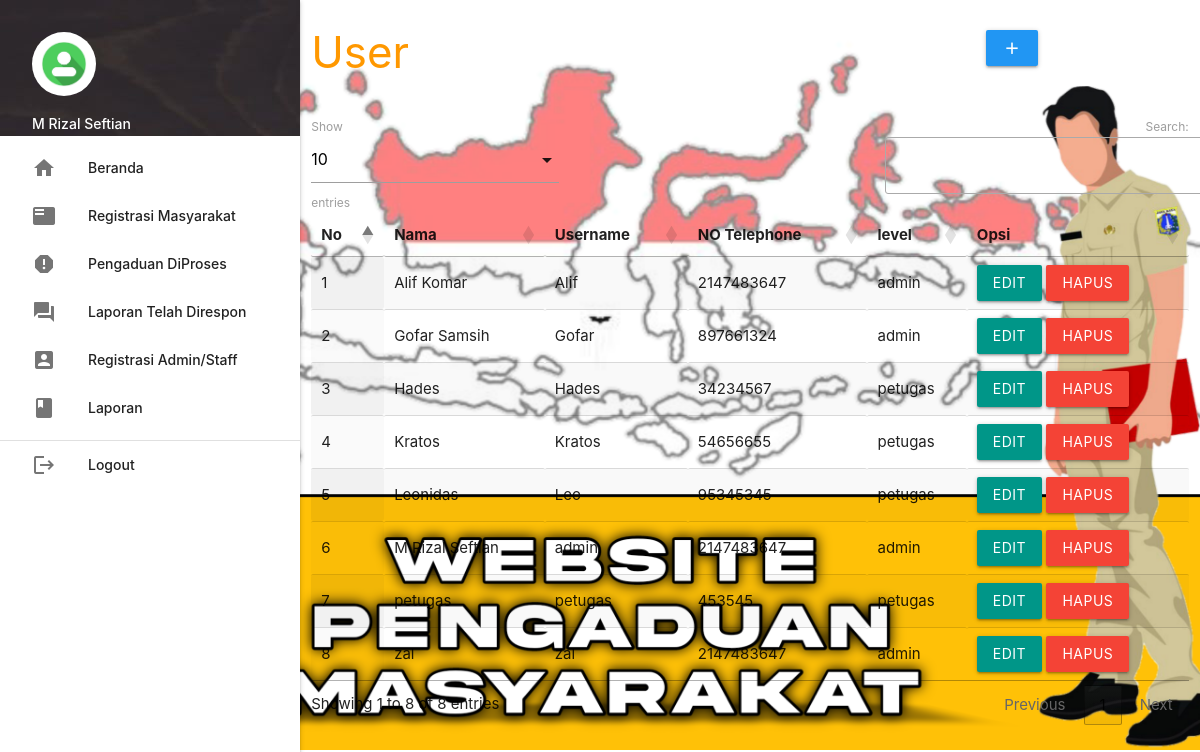
Page /admin/index.php?p=user (signed in) on the committed database.
### tables this page shows
CREATE TABLE `petugas` (
  `id_petugas` int(5) NOT NULL,
  `nama_petugas` varchar(40) NOT NULL,
  `username` varchar(30) NOT NULL,
  `password` varchar(255) NOT NULL,
  `telp_petugas` int(13) NOT NULL,
  `level` enum('admin','petugas') NOT NULL
);

### admin/user.php (the view, shortened to what this page needs)
       <div class="row">
         <div class="col s12 m9">
           <h3 class="orange-text">User</h3>
         </div>
         <div class="col s12 m3">
           <div class="section"></div>
           <a class="waves-effect waves-light btn modal-trigger blue" href="#modal1"><i class="material-icons">add</i></a>
         </div>
       </div>
       <table id="example" class="display responsive-table" style="width:100%">
         <thead>
             <tr>
			<th>No</th>
			<th>Nama</th>
			<th>Username</th>
			<th>NO Telephone</th>
			<th>level</th>
			<th>Opsi</th>
             </tr>
         </thead>
         <tbody>
<?php
	$no=1;
	$tampil = mysqli_query($koneksi,"SELECT * FROM petugas ORDER BY nama_petugas ASC");
	while ($r=mysqli_fetch_assoc($tampil)) { ?>
	<tr>
		<td><?php echo $no++; ?></td>
		<td><?php echo $r['nama_petugas']; ?></td>
		<td><?php echo $r['username']; ?></td>
		<td><?php echo $r['telp_petugas']; ?></td>
		<td><?php echo $r['level']; ?></td>
		<td><a class="btn teal modal-trigger" href="#user_edit<?php echo $r['id_petugas'] ?>">Edit</a> <a class="red btn" onclick="return confirm('Anda Yakin Ingin Menghapus Y/N')" href="index.php?p=user_hapus&id_petugas=<?php echo $r['id_petugas'] ?>">Hapus</a></td>
	</tr>
           <?php  }
            ?>
         </tbody>
       </table>

### rows in the picture
petugas: nama_petugas "Alif Komar", username "Alif", telp_petugas "2147483647", level "admin"
petugas: nama_petugas "Gofar Samsih", username "Gofar", telp_petugas "897661324", level "admin"
petugas: nama_petugas "Hades", username "Hades", telp_petugas "34234567", level "petugas"
petugas: nama_petugas "Kratos", username "Kratos", telp_petugas "54656655", level "petugas"
petugas: nama_petugas "Leonidas", username "Leo", telp_petugas "95345345", level "petugas"
petugas: nama_petugas "M Rizal Seftian", username "admin", telp_petugas "2147483647", level "admin"
petugas: nama_petugas "petugas", username "petugas", telp_petugas "453545", level "petugas"
petugas: nama_petugas "zal", username "zal", telp_petugas "2147483647", level "admin"

### other values in the picture
$_SESSION['data']['nama_petugas'] "M Rizal Seftian"
